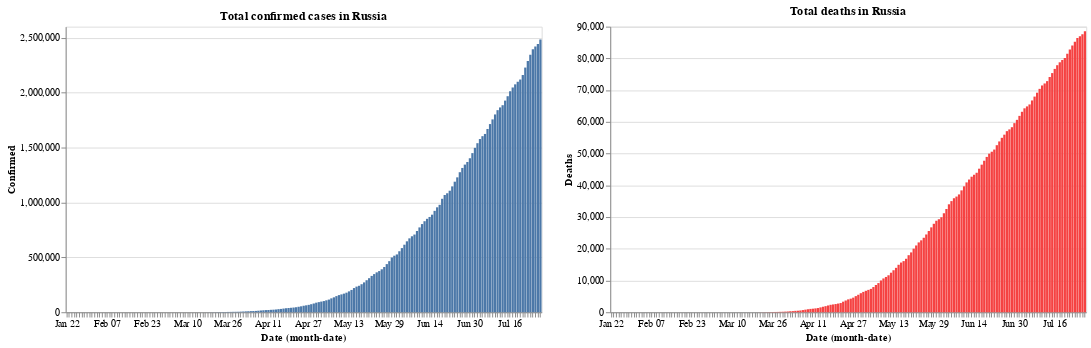

This figure's notebook cell:
### Code cell
base.encode(y='Confirmed').properties(title='Total confirmed cases in Russia') | base.encode(y='Deaths', color=red).properties(title='Total deaths in Russia')

### Figure 1 — Vega-Lite specification as saved in the notebook (floating-point values rounded to 4 significant figures; data arrays with more than 128 entries replaced by an {"elided": "..."} marker saying what was removed)
{"config": {"view": {"continuousWidth": 400, "continuousHeight": 300}}, "hconcat": [{"mark": "bar", "encoding": {"x": {"type": "ordinal", "field": "Date", "timeUnit": "monthdate"}, "y": {"type": "quantitative", "field": "Confirmed"}}, "title": "Total confirmed cases in Russia", "width": 500}, {"mark": "bar", "encoding": {"color": {"value": "#f54242"}, "x": {"type": "ordinal", "field": "Date", "timeUnit": "monthdate"}, "y": {"type": "quantitative", "field": "Deaths"}}, "title": "Total deaths in Russia", "width": 500}], "data": {"name": "data-b7c14f6e114b664be5a6b329d6be2387"}, "$schema": "https://vega.github.io/schema/vega-lite/v4.8.1.json", "datasets": {"data-b7c14f6e114b664be5a6b329d6be2387": {"elided": "189 records"}}}
